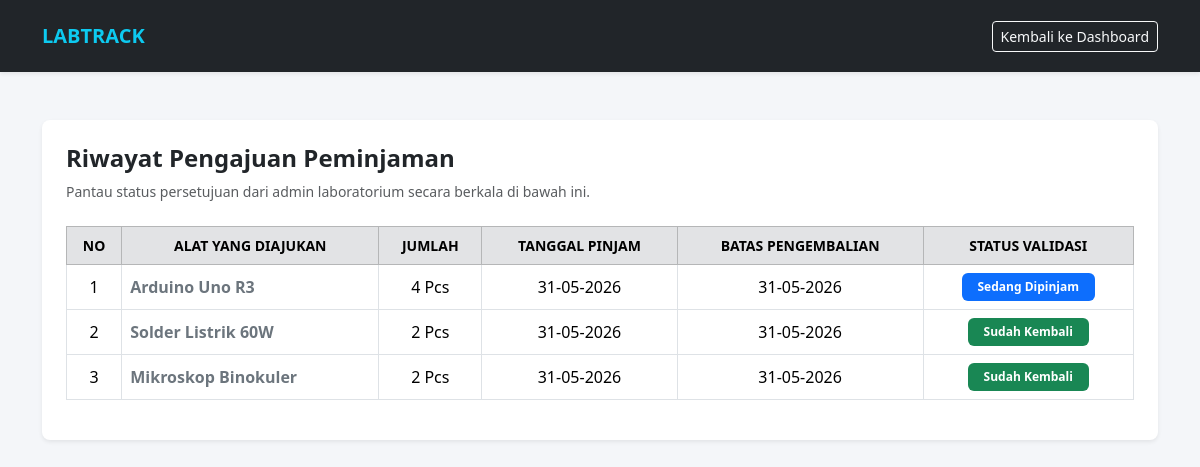
/riwayat.php (signed in), run on the app's committed database.
### tables this page shows
CREATE TABLE `peminjaman` (
  `id_pinjam` int NOT NULL AUTO_INCREMENT,
  `id_user` int DEFAULT NULL,
  `id_alat` int DEFAULT NULL,
  `jumlah` int NOT NULL,
  `tgl_pinjam` date NOT NULL,
  `tgl_kembali` date NOT NULL,
  `status` enum('menunggu','dipinjam','kembali','terlambat') DEFAULT 'menunggu',
  PRIMARY KEY (`id_pinjam`),
  KEY `id_user` (`id_user`),
  KEY `id_alat` (`id_alat`),
  CONSTRAINT `peminjaman_ibfk_1` FOREIGN KEY (`id_user`) REFERENCES `users` (`id_user`),
  CONSTRAINT `peminjaman_ibfk_2` FOREIGN KEY (`id_alat`) REFERENCES `inventaris` (`id_alat`)
);

CREATE TABLE `inventaris` (
  `id_alat` int NOT NULL AUTO_INCREMENT,
  `nama_alat` varchar(100) NOT NULL,
  `stok` int NOT NULL,
  `deskripsi` text,
  PRIMARY KEY (`id_alat`)
);

### riwayat.php (the view, shortened to what this page needs)
<?php
include 'config/db.php';
$id_user = $_SESSION['id_user'];
$query_riwayat = "SELECT p.*, i.nama_alat FROM peminjaman p
                  JOIN inventaris i ON p.id_alat = i.id_alat
                  WHERE p.id_user = '$id_user'
                  ORDER BY p.id_pinjam DESC";
$riwayat = mysqli_query($conn, $query_riwayat);
?>
<!DOCTYPE html>
<html lang="id">
<head>
    <link href="https://cdn.jsdelivr.net/npm/bootstrap@5.3.3/dist/css/bootstrap.min.css" rel="stylesheet">
    <link href="assets/css/style.css" rel="stylesheet">
</head>
<body>
<nav class="navbar navbar-expand-lg navbar-dark bg-dark shadow-sm py-3">
    <div class="container">
        <a class="navbar-brand fw-bold text-info" href="dashboard.php">LABTRACK</a>
        <a href="dashboard.php" class="btn btn-sm btn-outline-light">Kembali ke Dashboard</a>
    </div>
</nav>
<div class="container my-5">
    <div class="card border-0 shadow-sm p-4 bg-white rounded-3">
        <h4 class="fw-bold text-dark mb-2">Riwayat Pengajuan Peminjaman</h4>
        <p class="text-muted small mb-4">Pantau status persetujuan dari admin laboratorium secara berkala di bawah ini.</p>
        <div class="table-responsive">
            <table class="table table-bordered align-middle text-center">
                <thead class="table-secondary small fw-bold text-uppercase">
                    <tr>
                        <th>No</th>
                        <th>Alat yang Diajukan</th>
                        <th>Jumlah</th>
                        <th>Tanggal Pinjam</th>
                        <th>Batas Pengembalian</th>
                        <th>Status Validasi</th>
                    </tr>
                </thead>
                <tbody>
                    <?php if(mysqli_num_rows($riwayat) > 0): ?>
                        <?php $no = 1; while($row = mysqli_fetch_assoc($riwayat)): ?>
                        <tr>
                            <td><?php echo $no++; ?></td>
                            <td class="text-start fw-bold text-secondary"><?php echo $row['nama_alat']; ?></td>
                            <td><?php echo $row['jumlah']; ?> Pcs</td>
                            <td><?php echo date('d-m-Y', strtotime($row['tgl_pinjam'])); ?></td>
                            <td><?php echo date('d-m-Y', strtotime($row['tgl_kembali'])); ?></td>
                            <td>
                                <?php
                                if($row['status'] == 'menunggu') {
                                    echo '<span class="badge bg-warning text-dark py-2 px-3 fw-semibold">Menunggu Admin</span>';
                                } elseif($row['status'] == 'dipinjam') {
                                    echo '<span class="badge bg-primary py-2 px-3 fw-semibold">Sedang Dipinjam</span>';
                                } elseif($row['status'] == 'kembali') {
                                    echo '<span class="badge bg-success py-2 px-3 fw-semibold">Sudah Kembali</span>';
                                } else {
                                    echo '<span class="badge bg-danger py-2 px-3 fw-semibold">Terlambat</span>';
                                }
                                ?>
                            </td>
                        </tr>
                        <?php endwhile; ?>
                    <?php else: ?>
                        <tr>
                            <td colspan="6" class="text-center py-4 text-muted">Kamu belum pernah membuat pengajuan peminjaman alat apa pun.</td>
                        </tr>
                    <?php endif; ?>
                </tbody>
            </table>
        </div>
    </div>
</div>
</body>
</html>

### assets/style.css (style rules this page uses)
body { background-color: #f4f6f9; font-family: 'Segoe UI', Tahoma, Geneva, Verdana, sans-serif; }

### data on the page
peminjaman: id_alat.nama_alat "Arduino Uno R3", jumlah "4", tgl_pinjam "31-05-2026", tgl_kembali "31-05-2026", status "Sedang Dipinjam"
peminjaman: id_alat.nama_alat "Solder Listrik 60W", jumlah "2", tgl_pinjam "31-05-2026", tgl_kembali "31-05-2026", status "Sudah Kembali"
peminjaman: id_alat.nama_alat "Mikroskop Binokuler", jumlah "2", tgl_pinjam "31-05-2026", tgl_kembali "31-05-2026", status "Sudah Kembali"
